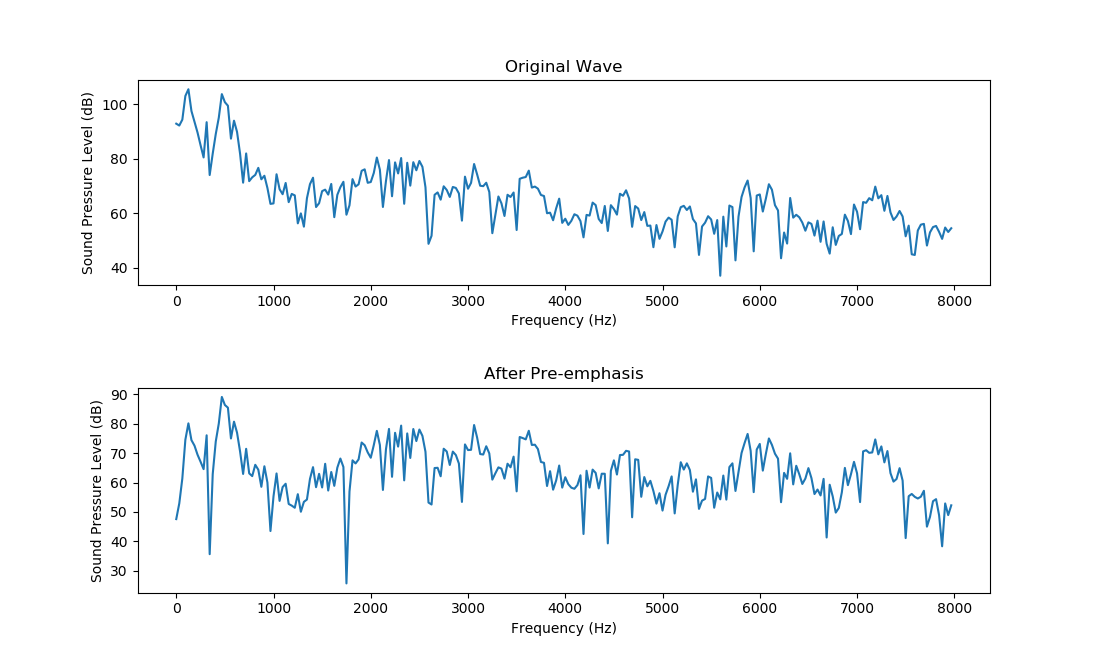

Here is the Python script that generated this plot:
from onesidespectra import One_sided_spectra
import scipy.io.wavfile as wav
import matplotlib.pyplot as plt
import numpy as np


rate, signal = wav.read('./a.wav')
sigSize = np.size(signal)
time = np.linspace(0, sigSize, sigSize) / rate
afsignal = np.array(signal, copy=True)
for i in range(len(afsignal)):
    if i > 0:
        afsignal[i] = signal[i] - 0.98 * signal[i - 1]
# wav.write('./AfHightPass.wav', rate, afsignal) # 存檔用
frame = signal[10000:10512]
afframe = afsignal[10000:10512]
x, y = One_sided_spectra(frame, rate)
afx, afy = One_sided_spectra(afframe, rate)
plt.subplots_adjust(hspace=0.5)
plt.subplot(2, 1, 1)
plt.plot(x, y)
plt.title("Original Wave")
plt.xlabel("Frequency (Hz)")
plt.ylabel("Sound Pressure Level (dB)")
plt.subplot(2, 1, 2)
plt.plot(afx, afy)
plt.title("After Pre-emphasis")
plt.xlabel("Frequency (Hz)")
plt.ylabel("Sound Pressure Level (dB)")
plt.show()
